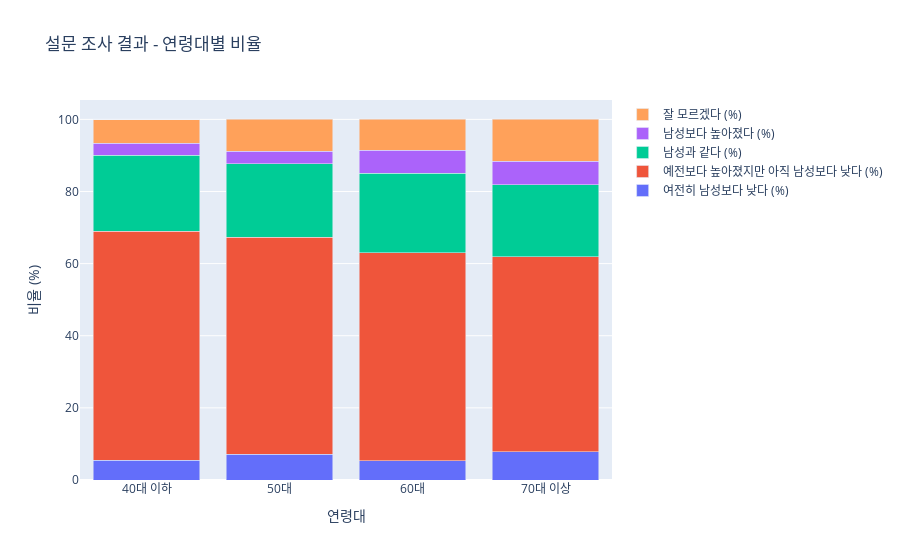

Source (notebook cell):
### Code cell
fig = go.Figure()

for column in values.columns:
    fig.add_trace(go.Bar(
        x=age_groups,
        y=values[column],
        name=column
    ))
fig.update_layout(
    title='설문 조사 결과 - 연령대별 비율',
    xaxis_title='연령대',
    yaxis_title='비율 (%)',
    barmode='stack'
)

fig

### Figure 1 — Plotly figure (JSON) as saved in the notebook; plotly's stock layout.template omitted (floating-point values rounded to 4 significant figures)
{"data": [{"name": "여전히 남성보다 낮다 (%)", "type": "bar", "x": ["40대 이하", "50대", "60대", "70대 이상"], "y": [5.5, 7.1, 5.4, 7.8]}, {"name": "예전보다 높아졌지만 아직 남성보다 낮다 (%)", "type": "bar", "x": ["40대 이하", "50대", "60대", "70대 이상"], "y": [63.5, 60.2, 57.6, 54.1]}, {"name": "남성과 같다 (%)", "type": "bar", "x": ["40대 이하", "50대", "60대", "70대 이상"], "y": [21.1, 20.4, 22, 20]}, {"name": "남성보다 높아졌다 (%)", "type": "bar", "x": ["40대 이하", "50대", "60대", "70대 이상"], "y": [3.3, 3.4, 6.5, 6.5]}, {"name": "잘 모르겠다 (%)", "type": "bar", "x": ["40대 이하", "50대", "60대", "70대 이상"], "y": [6.5, 9, 8.6, 11.6]}], "layout": {"autosize": true, "barmode": "stack", "title": {"text": "설문 조사 결과 - 연령대별 비율"}, "xaxis": {"autorange": true, "range": [-0.5, 3.5], "title": {"text": "연령대"}, "type": "category"}, "yaxis": {"autorange": true, "range": [0, 105.4], "title": {"text": "비율 (%)"}, "type": "linear"}}}
